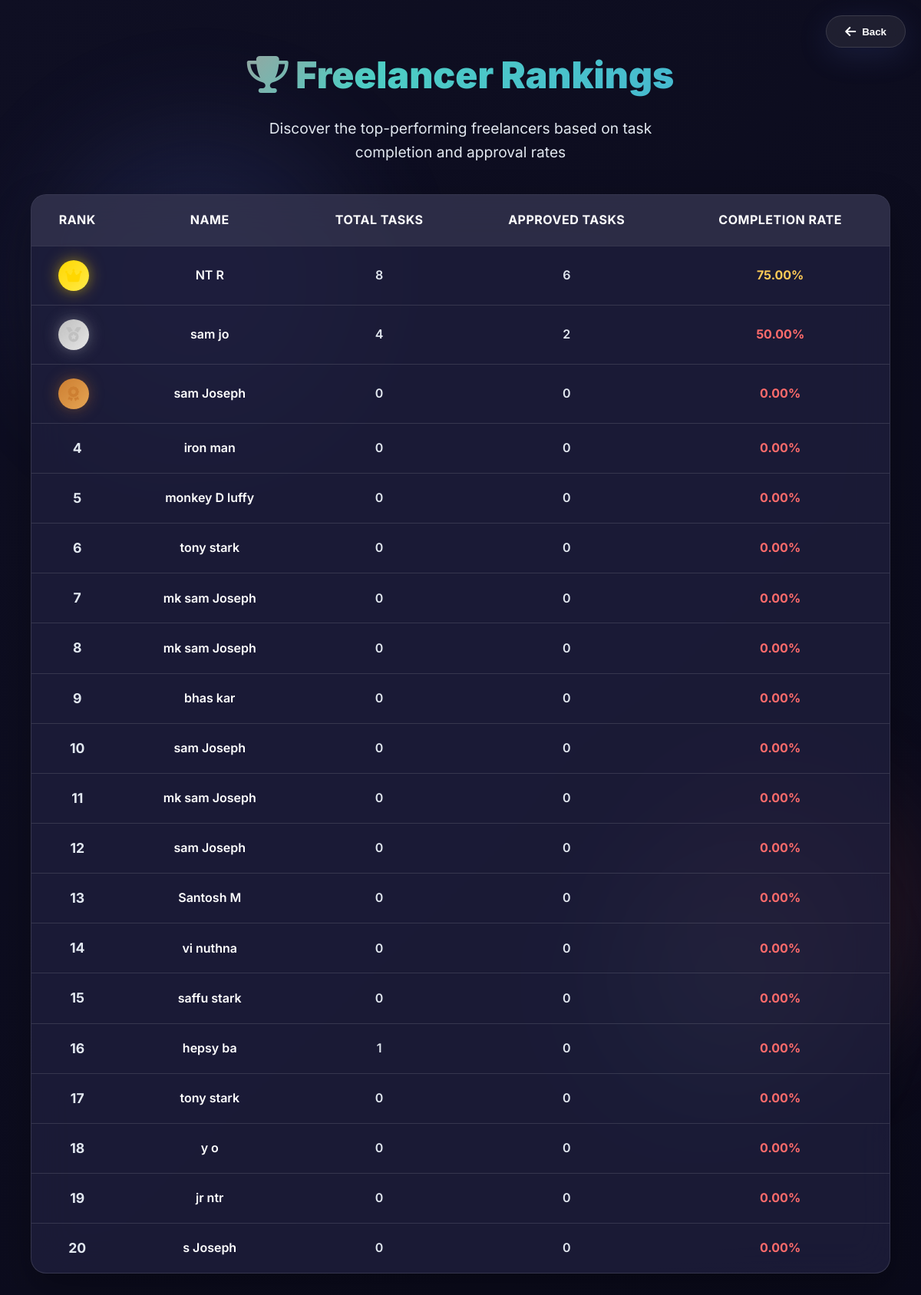
Screenshot of /recruiter/view-rank/ with the database file from the repository.
### freelancer/models.py (models this page shows, shortened)
class FreelancerProfile(models.Model):
    user = models.OneToOneField(User, on_delete=models.CASCADE)
    full_name = models.CharField(max_length=100)
    professional_title = models.CharField(max_length=200, blank=True, null=True)
    bio = models.TextField(blank=True, null=True)
    location = models.CharField(max_length=100, blank=True, null=True)
    city = models.CharField(max_length=100, blank=True, null=True)
    latitude = models.FloatField(blank=True, null=True)
    longitude = models.FloatField(blank=True, null=True)
    timezone = models.CharField(max_length=50, blank=True, null=True, default='IST')
    skills = models.TextField(blank=True, null=True, default="", help_text="Enter skills separated by commas")
    experience_level = models.CharField(
        max_length=50,
        choices=[
            ('entry', 'Entry Level (0-2 years)'),
            ('intermediate', 'Intermediate (2-5 years)'),
            ('expert', 'Expert (5+ years)')
        ],
        blank=True, null=True
    )
    availability_status = models.CharField(
        max_length=20,
        choices=[
            ('available', 'Available'),
            ('busy', 'Busy'),
            ('offline', 'Offline')
        ],
        default='available'
    )
    linkedin = models.URLField(blank=True, null=True)
    github = models.URLField(blank=True, null=True)
    profile_picture = models.ImageField(upload_to="profile_pics/", blank=True, null=True)
    resume = models.FileField(upload_to="resumes/", blank=True, null=True)
    created_at = models.DateTimeField(auto_now_add=True)
    last_login_date = models.DateField(blank=True, null=True)
    login_streak = models.IntegerField(default=0)
    total_earnings = models.DecimalField(max_digits=10, decimal_places=0, default=0)
    task_completion_rate = models.FloatField(default=0)  # Stores % of approved tasks
    rank_position = models.IntegerField(default=0)

### freelancer/views.py (the view)
# urls.py: path('recruiter/view-rank/',recruiter_view_ranks,name="recruiter_view_rank"),
def recruiter_view_ranks(request):
    freelancers = []
    for freelancer in FreelancerProfile.objects.all():
        total_tasks = Task.objects.filter(project__freelancer=freelancer).count()
        approved_tasks = Task.objects.filter(project__freelancer=freelancer, approval_status='approved').count()
        completion_rate = (approved_tasks / total_tasks * 100) if total_tasks else 0
        freelancers.append({
            'profile': freelancer,
            'total_tasks': total_tasks,
            'approved_tasks': approved_tasks,
            'completion_rate': round(completion_rate, 2),  # two decimals
        })
    freelancers_sorted = sorted(freelancers, key=lambda x: x['completion_rate'], reverse=True)
    for idx, f in enumerate(freelancers_sorted, start=1):
        f['rank'] = idx
    context = {'freelancers': freelancers_sorted}
    return render(request, 'recruiter/view_ranks.html', context)

### templates/recruiter/view_ranks.html (shortened to what this page needs)
<!DOCTYPE html>
{% load static %}
<html lang="en">
<head>
    <link rel="stylesheet" href="https://cdnjs.cloudflare.com/ajax/libs/font-awesome/6.4.0/css/all.min.css">
</head>
<body>
    <div class="bg-animation">
        <div class="floating-orb orb-1"></div>
        <div class="floating-orb orb-2"></div>
        <div class="floating-orb orb-3"></div>
    </div>
    <div class="container">
        <button class="back-button" onclick="goBack()">
            <i class="fas fa-arrow-left"></i> Back
        </button>
        <div class="header">
            <h1><i class="fas fa-trophy"></i> Freelancer Rankings</h1>
            <p>Discover the top-performing freelancers based on task completion and approval rates</p>
        </div>
        <div class="table-container">
            <table>
                <thead>
                    <tr>
                        <th>Rank</th>
                        <th>Name</th>
                        <th>Total Tasks</th>
                        <th>Approved Tasks</th>
                        <th>Completion Rate</th>
                    </tr>
                </thead>
                <tbody>
                    {% for f in freelancers %}
                    <tr onclick="goto('{{ f.profile.id }}')">
                        <td class="rank-cell rank-{{ f.rank }}">
                            {% if f.rank == 1 %}
                                <span class="rank-medal"><i class="fas fa-crown"></i></span>
                            {% elif f.rank == 2 %}
                                <span class="rank-medal"><i class="fas fa-medal"></i></span>
                            {% elif f.rank == 3 %}
                                <span class="rank-medal"><i class="fas fa-award"></i></span>
                            {% else %}
                                {{ f.rank }}
                            {% endif %}
                        </td>
                        <td class="name-cell">{{ f.profile.full_name }}</td>
                        <td class="stats-cell">{{ f.total_tasks }}</td>
                        <td class="stats-cell">{{ f.approved_tasks }}</td>
                        <td class="completion-cell
                            {% if f.completion_rate >= 80 %}high-completion
                            {% elif f.completion_rate >= 60 %}medium-completion
                            {% else %}low-completion{% endif %}">
                            {{ f.completion_rate|floatformat:2 }}%
                        </td>
                    </tr>
                    {% endfor %}
                </tbody>
            </table>
        </div>
    </div>
</body>
</html>

### rows the page displays
FreelancerProfile: profile.full_name "NT R", total_tasks "8", approved_tasks "6", completion_rate "75.00"
FreelancerProfile: profile.full_name "sam jo", total_tasks "4", approved_tasks "2", completion_rate "50.00"
FreelancerProfile: profile.full_name "sam Joseph", total_tasks "0", approved_tasks "0", completion_rate "0.00"
FreelancerProfile: rank "4", profile.full_name "iron man", total_tasks "0", approved_tasks "0", completion_rate "0.00"
FreelancerProfile: rank "5", profile.full_name "monkey D luffy", total_tasks "0", approved_tasks "0", completion_rate "0.00"
FreelancerProfile: rank "6", profile.full_name "tony stark", total_tasks "0", approved_tasks "0", completion_rate "0.00"
FreelancerProfile: rank "7", profile.full_name "mk sam Joseph", total_tasks "0", approved_tasks "0", completion_rate "0.00"
FreelancerProfile: rank "8", profile.full_name "mk sam Joseph", total_tasks "0", approved_tasks "0", completion_rate "0.00"
FreelancerProfile: rank "9", profile.full_name "bhas kar", total_tasks "0", approved_tasks "0", completion_rate "0.00"
FreelancerProfile: rank "10", profile.full_name "sam Joseph", total_tasks "0", approved_tasks "0", completion_rate "0.00"
FreelancerProfile: rank "11", profile.full_name "mk sam Joseph", total_tasks "0", approved_tasks "0", completion_rate "0.00"
FreelancerProfile: rank "12", profile.full_name "sam Joseph", total_tasks "0", approved_tasks "0", completion_rate "0.00"
FreelancerProfile: rank "13", profile.full_name "Santosh M", total_tasks "0", approved_tasks "0", completion_rate "0.00"
FreelancerProfile: rank "14", profile.full_name "vi nuthna", total_tasks "0", approved_tasks "0", completion_rate "0.00"
FreelancerProfile: rank "15", profile.full_name "saffu stark", total_tasks "0", approved_tasks "0", completion_rate "0.00"
FreelancerProfile: rank "16", profile.full_name "hepsy ba", total_tasks "1", approved_tasks "0", completion_rate "0.00"
FreelancerProfile: rank "17", profile.full_name "tony stark", total_tasks "0", approved_tasks "0", completion_rate "0.00"
FreelancerProfile: rank "18", profile.full_name "y o", total_tasks "0", approved_tasks "0", completion_rate "0.00"
FreelancerProfile: rank "19", profile.full_name "jr ntr", total_tasks "0", approved_tasks "0", completion_rate "0.00"
FreelancerProfile: rank "20", profile.full_name "s Joseph", total_tasks "0", approved_tasks "0", completion_rate "0.00"
